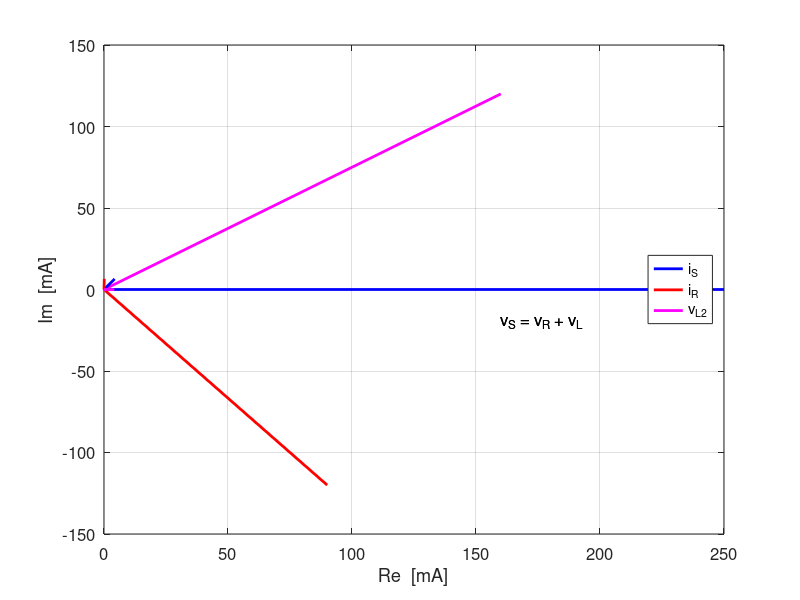

Reproduce this figure in MATLAB.
% CN06.m

% AC CIRCUIT ANAYSIS MADE SIMPLE
% Solving standard textbook problems with ease
% Each problem is solved within a CELl

% Ian Cooper
% email: ian.cooper@sydney.edu.au
% School of Physics, University of Sydney
 
% DOING PHYSICS WITH MATLAB 
%    https://d-arora.github.io/Doing-Physics-With-Matlab/
% 180219



%%  CELL 1
clear all
close all
clc

  R = 30
  L = 14e-3
  C = 1e-6
  VS = 20
  f = 1590

  w = 2*pi*f
  ZR = R
  ZC = -1j/(w*C)
  ZL = 1j*w*L
  Z = ZR + ZC + ZL
  
  iS = VS/Z
  IS = abs(iS)
  theta = rad2deg(angle(iS))
  
%% CELL 2
close all
clear all
clc

  R = 300
  L = 2
  VS = 250
  f = 100/pi
  
  w = 2*pi*f
  ZR = R
  ZL = 1j*w*L
  Z = ZR + ZL
  iS = VS/Z
  vS = VS
  vR = iS * ZR
  vL = iS * ZL
  
  IS = abs(iS)
   theta = rad2deg(angle(iS))
   
  VR = abs(vR)
  phiR = rad2deg(angle(vR))
  
  VL = abs(vL)
  phiL = rad2deg(angle(vL))
  
  P = real(iS) * VS
  
  
  figure(1)
    xP = [0 real(vS)]; yP = [0 imag(vS)];
    plot(xP,yP,'b','linewidth',2);
    hold on
    xP = [0 real(vR)]; yP = [0 imag(vR)];
    plot(xP,yP,'r','linewidth',2);
    xP = [0 real(vL)]; yP = [0 imag(vL)];
    plot(xP,yP,'m','linewidth',2);
    grid on
    xlabel('Re'); ylabel('Im');
    legend('v_S','v_R','v_L');
    text(160,-20,'v_S = v_R + v_L','fontsize',12);
    set(gca,'fontsize',12)
  
  
  %% CELL 3
  close all
clear all
clc

  R = 1000
  L1 = 10e-3
  L2 = 250e-3
  C=0.1e-6
  VS = 10
  f = 1000
  
  w = 2*pi*f
  ZR = R
  ZL1 = 1j*w*L1
  ZL2 = 1j*w*L2
  ZC = -1j/(w*C)
  ZP = 1/(1/ZL2 + 1/ZR)
  Z = ZL1 + ZC + ZP
  iS = VS/Z
  IS = abs(iS)
  phi_S = rad2deg(angle(iS))
  vP = iS * ZP
  
  iR = vP / ZR
  IR = abs(iR)
  theta_R = rad2deg(angle(iR))
    
  iL2 = vP / ZL2
  IL2 = abs(iL2)
  theta_L2 = rad2deg(angle(iL2))
  
  figure(1)
    xP = [0 real(iS)]*1e3; yP = [0 imag(iS)]*1e3;
    plot(xP,yP,'b','linewidth',2);
    hold on
    xP = [0 real(iR)]*1e3; yP = [0 imag(iR)]*1e3;
    plot(xP,yP,'r','linewidth',2);
    xP = [0 real(iL2)]*1e3; yP = [0 imag(iL2)]*1e3;
    plot(xP,yP,'m','linewidth',2);
    grid on
    xlabel('Re  [mA]'); ylabel('Im  [mA]');
    legend('i_S','i_R','v_{L2}','location','east');
    text(160,-20,'v_S = v_R + v_L','fontsize',12);
    set(gca,'fontsize',12)
  
 %% CELL 4
 
 clear all
 close all
 clc
 
   vS = 200
   Z1 = 2+1j*4
   Z2 = 2+1j*1
   Z3 = 1-1j*3
   Z4 = 3 + 1j*2
   Z5 = 1/(1/Z1 + 1/Z2 + 1/Z3)
   Z = Z4 + Z5
 
   iS = vS/Z
   IS = abs(iS)
   theta = rad2deg(angle(iS))
   
   p = iS * vS
   thetaP = rad2deg(angle(p))
   
   powerFactor = cosd(thetaP)
   
 
